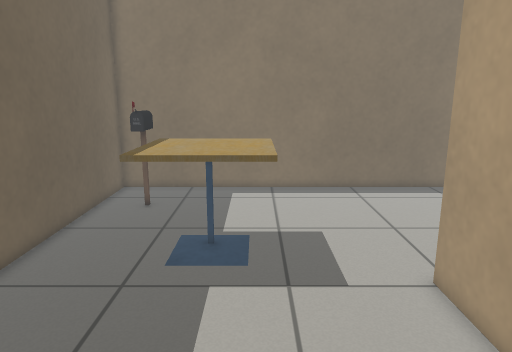
View 1 (above)

16 first-person views from a walk through a robot-simulator world made for Gazebo. The camera is 1.1 m above the floor, tilts 12° down and sees 70° across. The floor is counted in squares, 0.2 m on a side. Each view is taken from the middle of a square. On the plan, view 1 faces up. The plan holds only what a view shows up to about 20 squares ahead; the rest is blank. Gazebo's built-in surfaces are drawn with simple patterns.

View 2
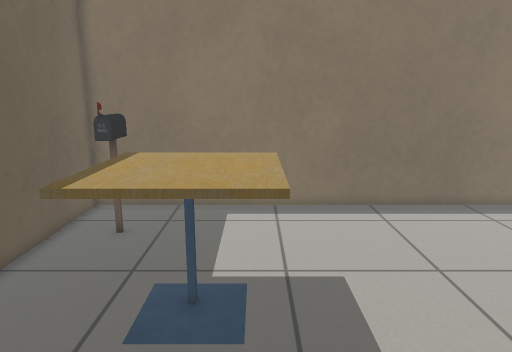

View 3
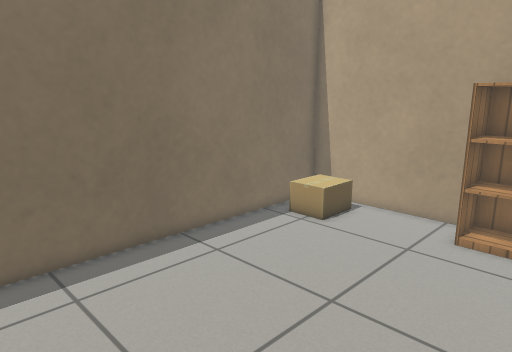

View 4
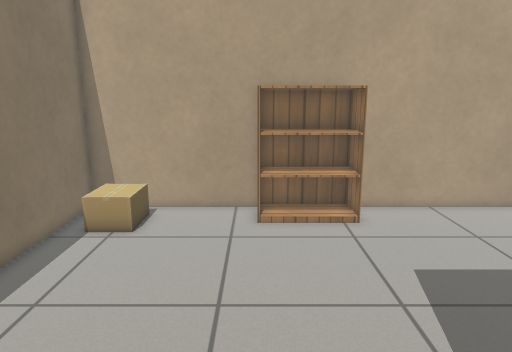

View 5
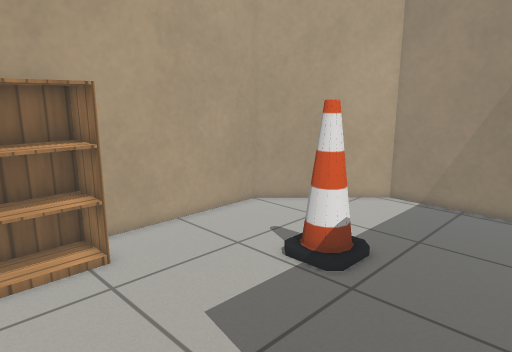

View 6
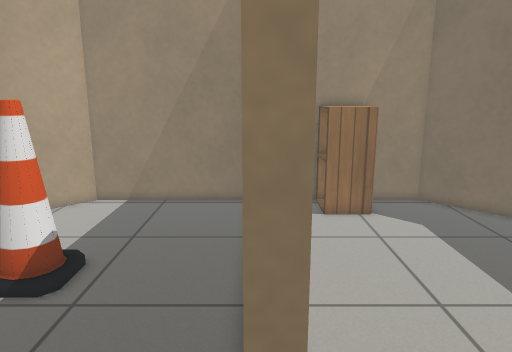

View 7
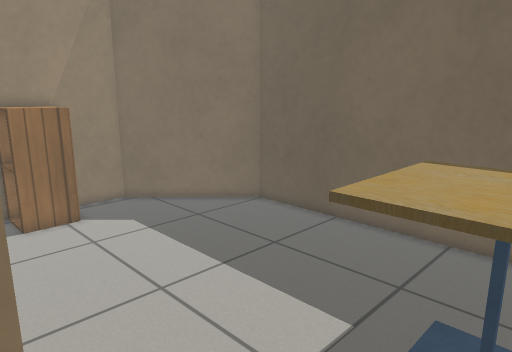

View 8
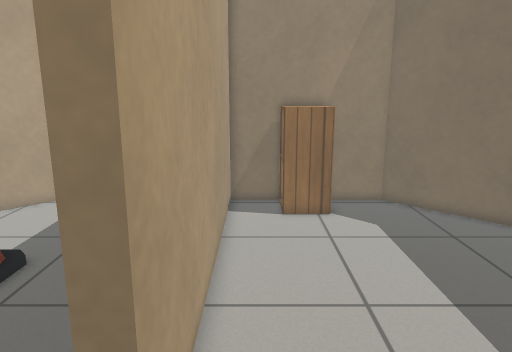

View 9
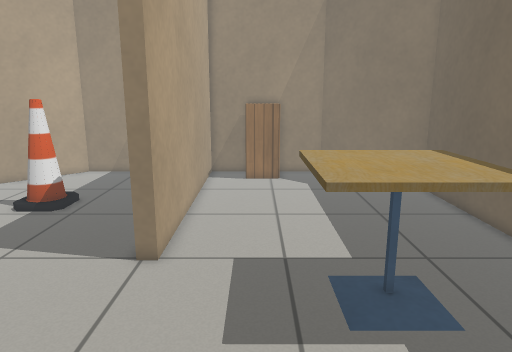

View 10
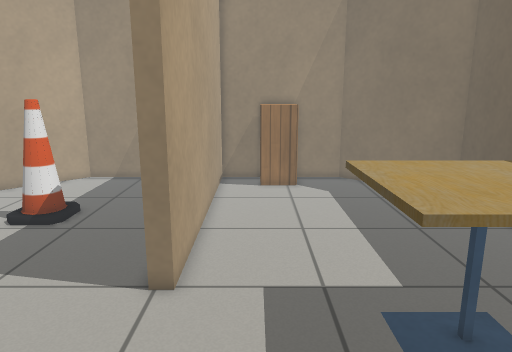

View 11
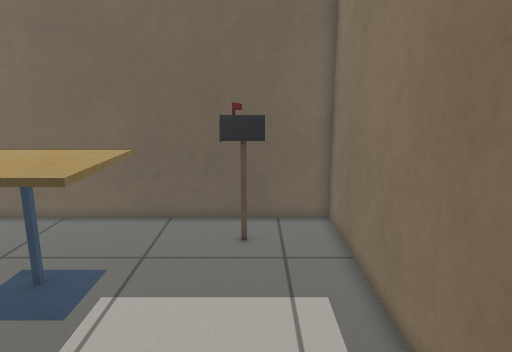

View 12
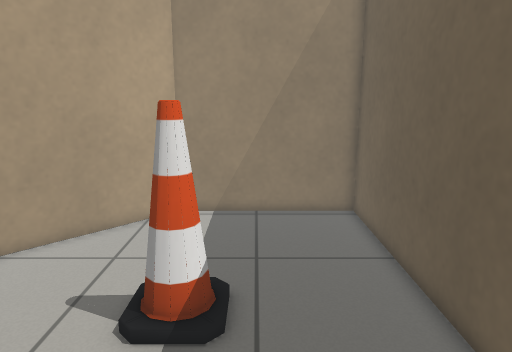

View 13
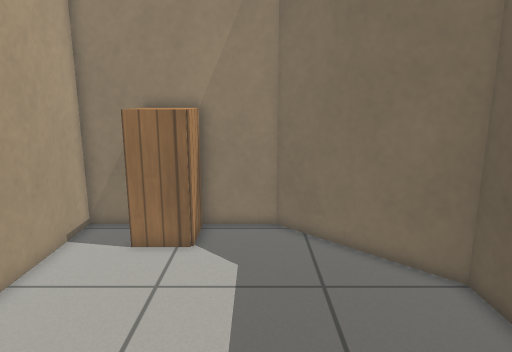

View 14
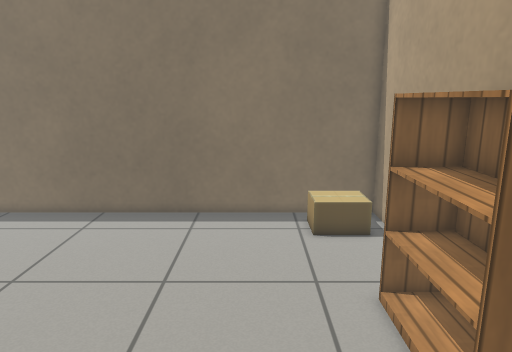

View 15
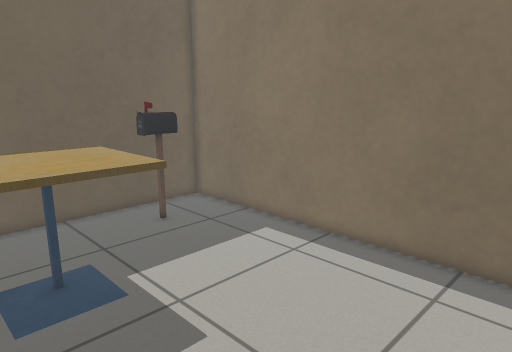

View 16
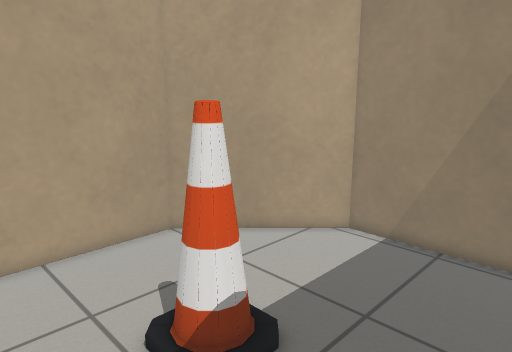

### Floor plan
Points are (right, up) in squares from view 1. A wall is a line through its corners. A room is listed if a view was taken in it or the views show most of it. See-through windows are left out.
Room 1 (views 1, 2, 3, 4, 5, 6, 7, 8, 9, 10, 11, 12, 13, 14, 15, 16)
walls: (6.1, 6) (6.1, -5.5) (14.8, -5.5) (20.2, 0) (20.2, 22.4) (-8.3, 22.4) (-8.3, 0) (-2.9, -5.5) (5.4, -5.5) (5.4, 10.2) (6.3, 10.2)
objects: postbox (-6, 18) to (-6, 19); cafe table (-4, 11) to (0, 15); cabinet (1, -5) to (3, -3); cone (12, 3) to (14, 4); cardboard box (17, 19) to (19, 21); bookshelf (18, 10) to (19, 14)

Where each view was taken, in squares from view 1:
view 1: 0 up, 0 right, facing up
view 2: 4 up, 0 right, facing up
view 3: 10 up, 3 right, facing up-right
view 4: 14 up, 2 right, facing right
view 5: 14 up, 6 right, facing down-right
view 6: 14 up, 6 right, facing down
view 7: 14 up, 6 right, facing down-left
view 8: 14 up, 4 right, facing down
view 9: 22 up, 2 right, facing down
view 10: 20 up, 3 right, facing down
view 11: 19 up, 8 right, facing left
view 12: 12 up, 11 right, facing down
view 13: 10 up, 2 left, facing down
view 14: 4 up, 14 right, facing up
view 15: 10 up, 9 right, facing up-left
view 16: 8 up, 7 right, facing down-right
